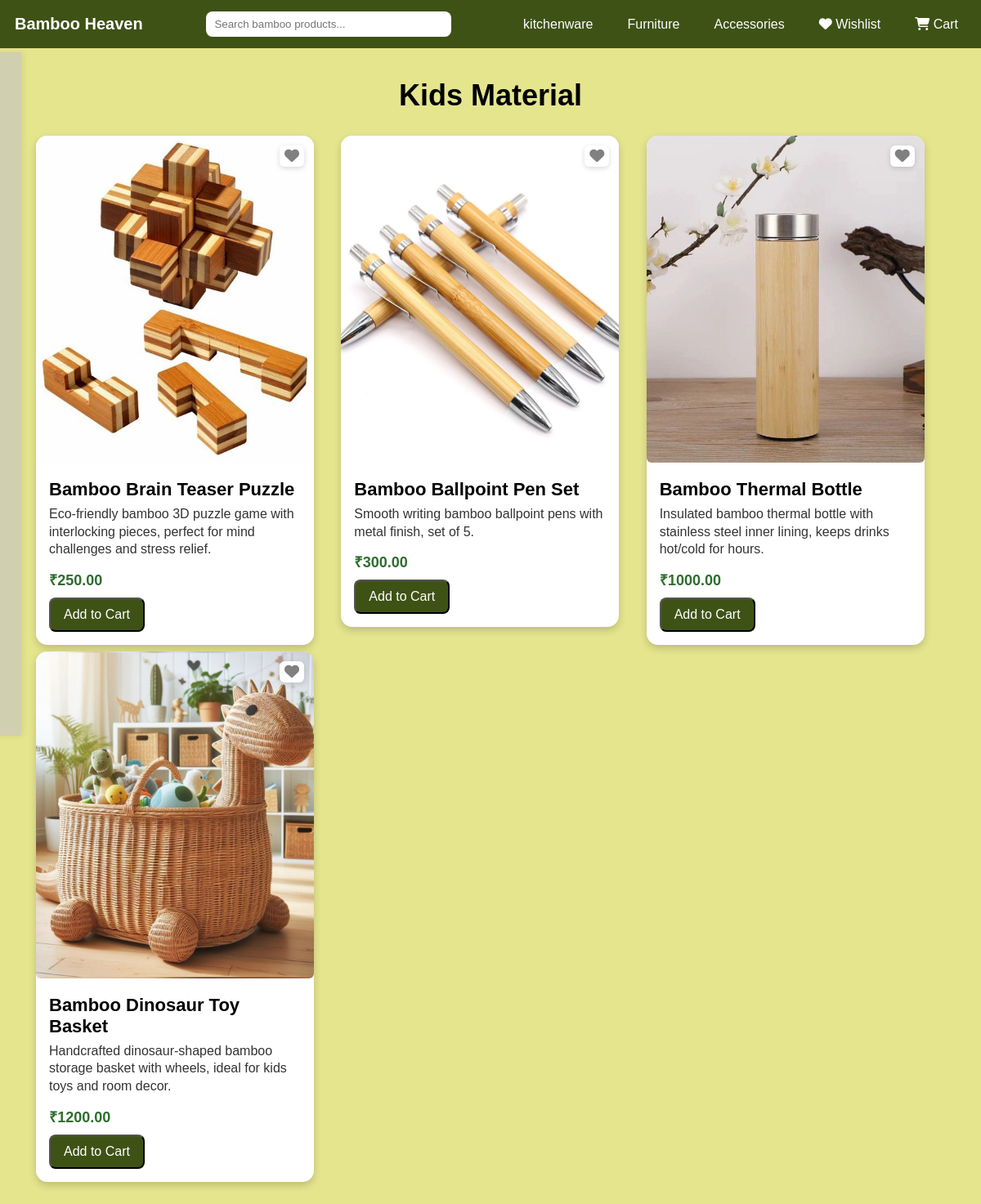
The app's page /kidsproduct.php (signed in) with its own data.
### tables this page shows
CREATE TABLE `products` (
  `product_id` int(11) NOT NULL,
  `name` varchar(100) NOT NULL,
  `description` text DEFAULT NULL,
  `price` decimal(10,2) NOT NULL,
  `image` varchar(255) DEFAULT NULL,
  `category` varchar(50) NOT NULL,
  `long_description` text DEFAULT NULL
);

### kidsproduct.php (the view, shortened to what this page needs)
<?php
include("db_connect.php");
$isLoggedIn = isset($_SESSION['user_id']);
$user_id = $isLoggedIn ? $_SESSION['user_id'] : 0;
$query = "SELECT * FROM products WHERE category='kids product'";
$result = mysqli_query($conn, $query);
$wishlistProducts = [];
if ($isLoggedIn) {
    $res = mysqli_query($conn, "SELECT product_id FROM wishlist WHERE user_id=$user_id");
    while($w = mysqli_fetch_assoc($res)) {
        $wishlistProducts[] = $w['product_id'];
    }
}
?>
<!DOCTYPE html>
<html lang="en">
<head>
<link rel="stylesheet" href="https://cdnjs.cloudflare.com/ajax/libs/font-awesome/6.5.0/css/all.min.css"/>
</head>
<body>
<header>
    <h1>Bamboo Heaven</h1>
    <input type="text" id="searchInput" placeholder="Search bamboo products...">
    <ul class="nav-links">
      <li><a href="kitchenware.php">kitchenware</a></li>
      <li><a href="furniture.php">Furniture</a></li>
      <li><a href="accessories.php">Accessories</a></li>
      <li><a href="wishlist.php"><i class="fa-solid fa-heart"></i> Wishlist</a></li>
      <li><a href="cart.php"><i class="fa-solid fa-cart-shopping"></i> Cart</a></li>
    </ul>
</header>
<aside class="filters">
    <h3>Filter by Price</h3>
    <ul class="filter-list">
      <li><input type="radio" name="price" value="all" checked> <label>All</label></li>
      <li><input type="radio" name="price" value="under300"> <label>Under ₹300</label></li>
      <li><input type="radio" name="price" value="300to1000"> <label>₹300–₹1000</label></li>
      <li><input type="radio" name="price" value="above1000"> <label>Above ₹1000</label></li>
    </ul>
</aside>
<div class="main-content">
    <h2>Kids Material</h2>
    <div id="related-container">
      <?php while($row = mysqli_fetch_assoc($result)): ?>
        <div class="product-card" data-price="<?= $row['price'] ?>" data-title="<?= strtolower($row['name']) ?>" data-desc="<?= strtolower($row['description']) ?>">
          <div class="image-container">
            <img src="<?= $row['image'] ?>" alt="<?= $row['name'] ?>">
            <button type="button" class="wishlist-btn <?= in_array($row['product_id'], $wishlistProducts) ? 'active' : '' ?>" data-product-id="<?= $row['product_id'] ?>">
              <i class="fa fa-heart"></i>
            </button>
          </div>
          <div class="card-body">
            <h3><?= $row['name'] ?></h3>
            <p><?= $row['description'] ?></p>
            <div class="price">₹<?= $row['price'] ?></div>
            <form method="POST" action="cart.php">
              <button type="submit" class="buy-btn">Add to Cart</button>
            </form>
          </div>
        </div>
      <?php endwhile; ?>
    </div>
</div>
</body>
</html>

### kidsproduct.php (style rules this page uses)
:root { --brand:#3e5216; --page-bg:rgb(229,229,142); --card-radius:14px; --gap:22px; }
body { margin:0; font-family: Arial, sans-serif; background:var(--page-bg); }
header { position:fixed; top:0; left:0; right:0; z-index:20; display:flex; align-items:center; justify-content:space-between; background:var(--brand); color:#fff; padding:14px 18px; }
header h1 { margin:0; font-size:20px; font-weight:700; }
header input { width:280px; max-width:45vw; padding:8px 10px; border-radius:8px; border:none; }
.nav-links { list-style:none; display:flex; gap:22px; margin:0; padding:0; }
.nav-links a { color:#fff; text-decoration:none; padding:6px 10px; border-radius:4px; transition:background .2s,color .2s; }
.filters { position:fixed; top:64px; left:-210px; z-index:10; width:200px; height:100vh; padding:18px; background:#d0cfaf; transition:left .35s ease-in-out; box-shadow: 2px 0 8px rgba(0,0,0,.08); }
.filters h3 { margin:0 0 12px; font-size:18px; color:#333; }
.filter-list { list-style:none; margin:0; padding:0; }
.filter-list li { display:flex; align-items:center; gap:10px; margin:50px 0; font-size:16px; }
.main-content { padding:96px 24px 28px; }
.main-content h2 { text-align:center; font-size:36px; font-weight:700; margin:0 0 8px; }
#related-container { display:grid; grid-template-columns: repeat(auto-fit, minmax(320px, 1fr)); gap:8px; padding:20px; justify-content:center; align-items:start; }
.product-card { width:340px; background:#fff; border-radius:var(--card-radius); box-shadow:0 4px 10px rgba(0,0,0,.18); overflow:hidden; position:relative; }
.image-container { position:relative; height:400px; overflow:hidden; }
.image-container img { width:100%; height:100%; object-fit:cover; border-radius:6px; transition: transform .4s ease; }
.image-container::after { content:""; position:absolute; inset:0; background:rgba(0,0,0,.5); opacity:0; transition:opacity .3s; }
.wishlist-btn { position:absolute; top:12px; right:12px; z-index:3; background:white; border:none; border-radius:6px; padding:4px 6px; box-shadow:0 2px 6px rgba(0,0,0,0.15); cursor:pointer; transition:transform .2s; }
.wishlist-btn i { font-size:18px; color:gray; transition: color .2s; }
.card-body { padding:14px 16px 16px; }
.card-body h3 { font-size:22px; margin:6px 0 6px; }
.card-body p { margin:0; color:#333; font-size:16px; line-height:1.35; }
.price { margin-top:14px; font-size:18px; font-weight:700; color:#2f6d2f; }
.buy-btn { display:inline-block; margin-top:10px; padding:10px 16px; background:var(--brand); color:#fff; text-decoration:none; border-radius:8px; font-size:16px; transition:background .2s; }

### records on screen
products: image (picture), name "Bamboo Brain Teaser Puzzle", description "Eco-friendly bamboo 3D puzzle game with interlocking pieces, perfect for mind challenges and stress relief.", price "250.00"
products: image (picture), name "Bamboo Ballpoint Pen Set", description "Smooth writing bamboo ballpoint pens with metal finish, set of 5.", price "300.00"
products: image (picture), name "Bamboo Thermal Bottle", description "Insulated bamboo thermal bottle with stainless steel inner lining, keeps drinks hot/cold for hours.", price "1000.00"
products: image (picture), name "Bamboo Dinosaur Toy Basket", description "Handcrafted dinosaur-shaped bamboo storage basket with wheels, ideal for kids toys and room decor.", price "1200.00"
